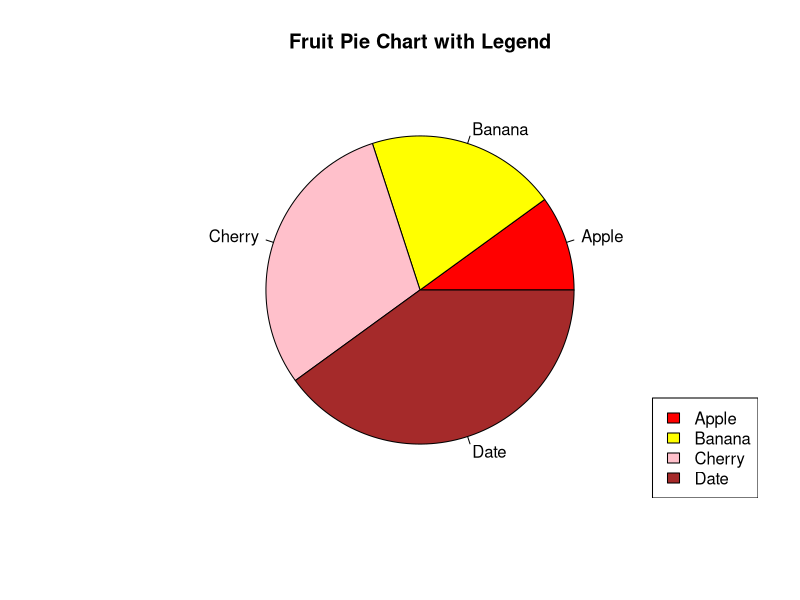

Here is the R script that generated this plot:
#add legend
#bitmap(file="out.png")
x<-c(10,20,30,40)
mylebel<-c("Apple","Banana","Cherry","Date")
colors<-c("red","yellow","pink","brown")
pie(x,label=mylebel,main="Fruit Pie Chart with Legend",col=colors)
legend("bottomright",mylebel,fill=colors)